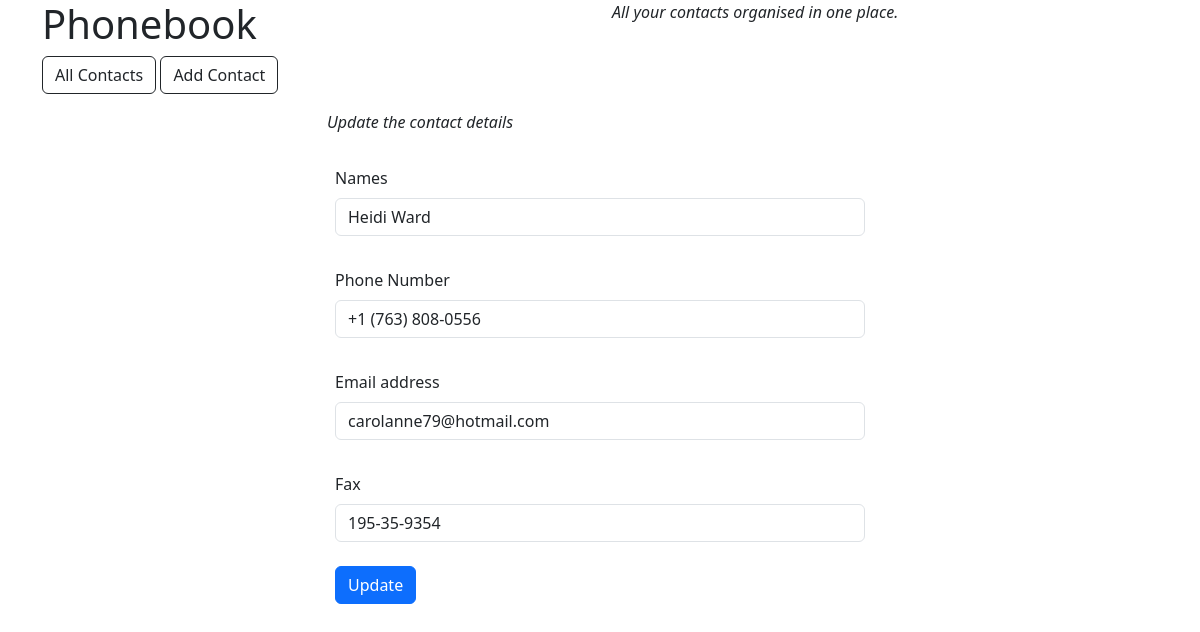
/update/10/, run on the app's committed database.
### tables this page shows
CREATE TABLE Contacts (Id INTEGER PRIMARY KEY, Name TEXT, Phone TEXT, Email TEXT, Fax TEXT);

### main.py (the view)
@app.route("/update/<int:Id>/", methods=["GET", "POST"])
def update_contact(Id):
    update = db.PhonebookDB().fetch_one_contact(Id)[0]
    name, phone, email, fax = update[1], update[2], update[3], update[4]
    if request.method == "POST":
        db.PhonebookDB().update_db(Id, name, phone, email, fax)
        return render_template("all_contacts.html")
    return render_template(
        "update_contact.html", name=name, phone=phone, email=email, fax=fax
    )

### db.py (called while the page is built)
    def fetch_one_contact(self, Id):
        self.cursor.execute("SELECT * FROM Contacts WHERE Id = (?)", (Id,))
        res = [x for x in self.cursor.fetchall()]
        return res

### templates/update_contact.html (shortened to what this page needs)
{% extends 'base.html' %}
{% block body %}
<div class="row">
    <div class="col-lg-6 mb-4 offset-lg-3">
        <em>Update the contact details</em>
    </div>
</div>
<div class="row">
    <div class="col-lg-6 offset-lg-3">
        <div class="outer_border">
            <form method="POST">
                <div class="mb-3 p-2">
                    <label for="contact_names" class="form-label">Names</label>
                    <input type="text" class="form-control" id="update_contact_names" name="update_c_names"
                        value="{{ name }}">
                </div>
                <div class="mb-3 p-2">
                    <label for="contact_number" class="form-label">Phone Number</label>
                    <input type="text" class="form-control" id="update_contact_number" name="update_c_number"
                        value="{{ phone }}">
                </div>
                <div class="mb-3 p-2">
                    <label for="email_address" class="form-label">Email address</label>
                    <input type="text" class="form-control" id="update_email_address" name="update_c_email_address"
                        value="{{ email }}">
                </div>
                <div class="mb-3 p-2">
                    <label for="contact_fax" class="form-label">Fax</label>
                    <input type="text" class="form-control" id="update_contact_fax" name="update_c_fax"
                        value="{{ fax }}">
                </div>
                <button type="submit" class="btn btn-primary mb-3 mx-2">Update</button>
            </form>
        </div>
    </div>
</div>
{% endblock %}

### data on the page
Contacts: update_c_names "Heidi Ward", update_c_number "+1 (763) 808-0556", update_c_email_address "carolanne79@hotmail.com", update_c_fax "195-35-9354"
